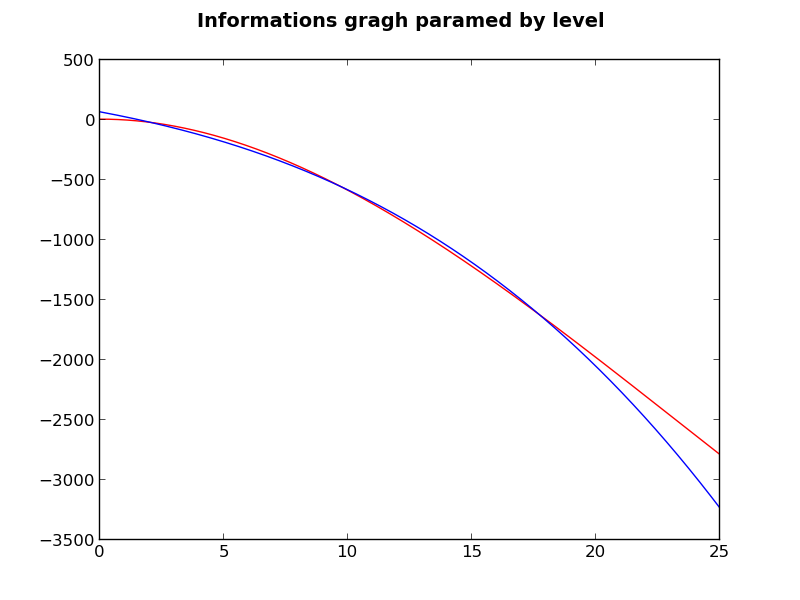

Recreate this plot in Python.
from LinearRegression import linearRegression as lr
import numpy as np
import random
import math
from Function import *
from Distribution import NormalDistribution as nd
import matplotlib.pyplot as plt

fig = plt.figure()  
fig.suptitle(u'Informations gragh paramed by level', fontsize=14, fontweight='bold')  
ax = fig.add_subplot(111)

error = nd(0, 0.5)

class testFunc(functionObject):
	def __init__(self):
		pass

	def cal(self, x):
		return ( 0.7 * x - 7 * (x ** 2) + 0.1 * (x ** 3) + 7 )

tf = testFunc()
x = []
y = []

for i in xrange(0, 2000):
	tmp = [(i / 100.0) * 1, (i / 100.0) ** 2, (i / 100.0) ** 3]
	x.append(tmp)
	y.append(tf.cal(i / 100.0))

jg = lr(x, y, 0.009)

jg.train(0.00001)

print jg.param

for i in xrange(10):
	tmp = random.uniform(0.1, 25.0)
	ty1 = tf.cal(tmp)
	tmp = [tmp * 1, tmp ** 2, tmp ** 3]
	ty2 = jg.cal(tmp)
	rlt = (ty1, ty2)
	print rlt

x = np.arange(0.0, 25.0, 0.01)
y1 = [tf.cal(item) for item in x]
y2 = [jg.cal([item, item ** 2, item ** 3]) for item in x]

ax.plot(x, y1, 'r', x, y2, 'b')

fig.savefig('level.png', dpi=100)
fig.show()


